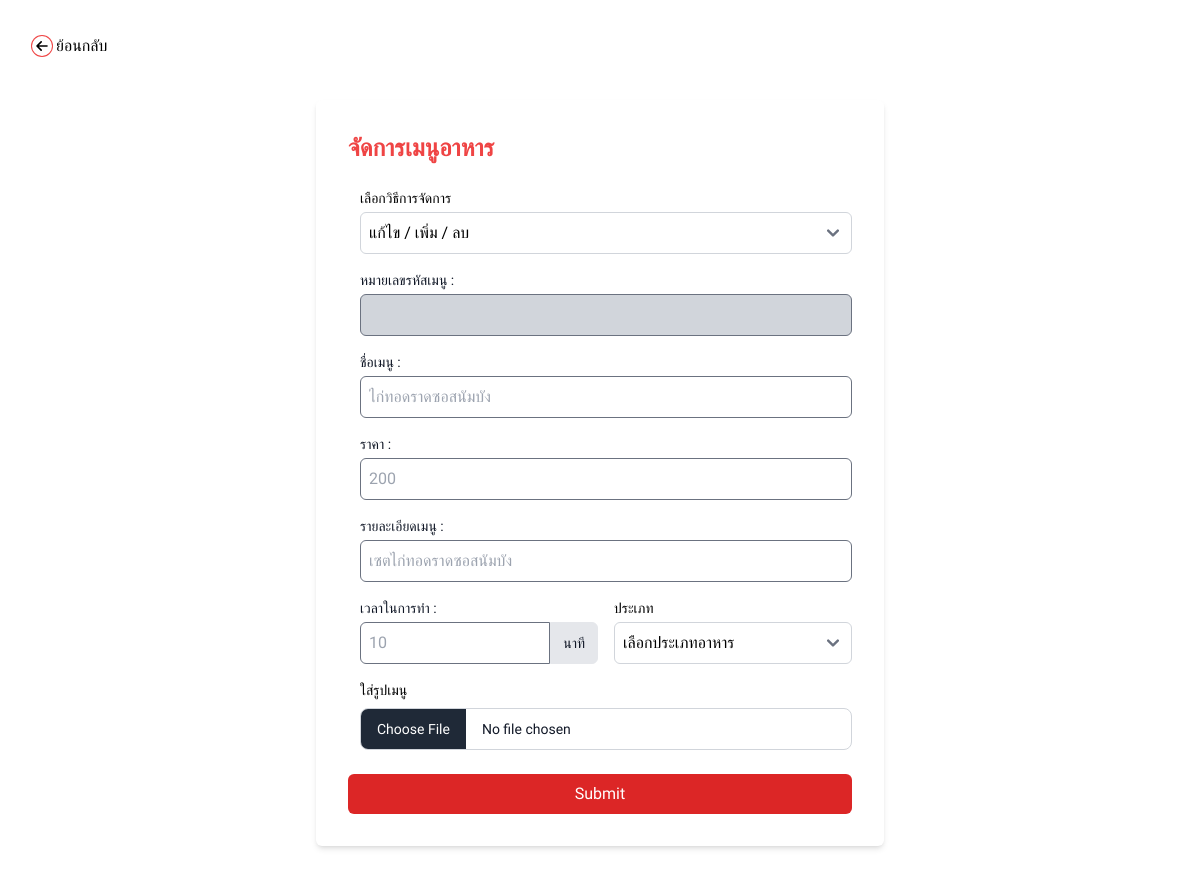
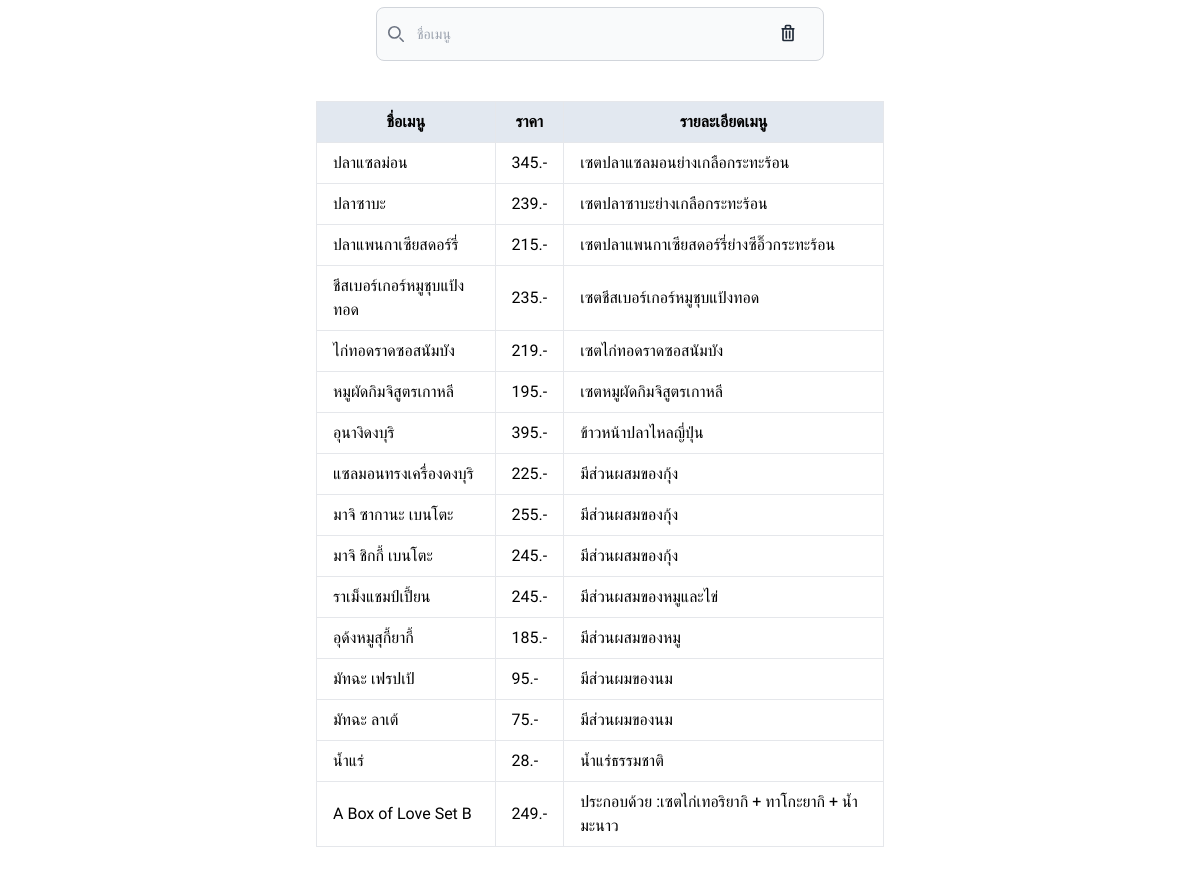
The app's page /employee/manageres/managemenu.php with its own data (2 pictures, top to bottom).
### tables this page shows
CREATE TABLE "menu" (
	"menuId"	INTEGER,
	"menuName"	TEXT NOT NULL,
	"menuImage"	TEXT NOT NULL,
	"menuPrice"	INTEGER NOT NULL,
	"menuDescription"	TEXT NOT NULL,
	"menuTypeId"	INTEGER NOT NULL, menuTime INTEGER,
	PRIMARY KEY("menuId" AUTOINCREMENT)
);

### employee/manageres/managemenu.php (the view, shortened to what this page needs)
<!DOCTYPE html>
<html lang="en">
<head>
    <script src="https://cdn.tailwindcss.com"></script>
    <link href="https://cdnjs.cloudflare.com/ajax/libs/flowbite/2.3.0/flowbite.min.css" rel="stylesheet" />
</head>
<body>
    <div class="bg-white pr-8 pl-8 pb-8">
        <div class="grid place-content-center gap-2 sm:grid-cols-1 md:grid-cols-4 lg:grid-cols-4 mt-[3%]">
            <div class="col-span-3 sm:col-span-4">
                <div id="blaktomenu" class="hover:text-red-600 ">
                    <a href="manageRes.html" class="">
                        <span class="flex ">
                            ย้อนกลับ
                        </span>
                    </a>
                </div>
            </div>
        </div>
        <div class="grid grid-cols-2 gap-2 mt-[3%] max-[650px]:grid-cols-1 sm:grid-cols-1 md:grid-cols-1 lg:grid-cols-1 justify-center">
            <div class="w-1/2 max-[650px]:w-full sm:w-full  md:w-1/2  lg:w-1/2  mx-auto bg-white p-8 rounded-md shadow-md m-2">
                <h2 class="text-red-500 text-2xl font-semibold mb-6">จัดการเมนูอาหาร</h2>
                <form method="post" enctype="multipart/form-data" action="<?php echo $_SERVER['PHP_SELF']; ?>">
                    <div class="ml-3 mb-4">
                        <div class="container mx-auto ">
                            <label for="sele" class="block text-sm font-medium text-black">เลือกวิธีการจัดการ</label>
                            <div class="">
                                <select id="sele" name="sele" class="mt-1  block w-full p-2 border border-gray-300 rounded-md focus:outline-none focus:ring focus:border-black bg-white" required>
                                    <option value="" disabled selected> แก้ไข / เพิ่ม / ลบ</option>
                                </select>
                            </div>
                        </div>
                    </div>
                    <div class="mb-4 ml-3">
                        <label for="name" class="block text-sm font-medium text-gray-900">หมายเลขรหัสเมนู :</label>
                        <input type="number" value="ไม่สามารแก้ไขค่าได้" readonly id="menuId" name="menuId" class="cursor-not-allowed text-gray-700 bg-gray-300 mt-1 p-2 w-full border rounded-md">
                    </div>
                    <div class="mb-4 ml-3">
                        <label for="name" class="block text-sm font-medium text-gray-900">ชื่อเมนู :</label>
                        <input type="text" id="name" name="name" class="mt-1 p-2 w-full border rounded-md" placeholder="ไก่ทอดราดซอสนัมบัง" required>
                    </div>
                    <div class="mb-4 ml-3">
                        <label for="price" class="block text-sm font-medium text-gray-900">ราคา :</label>
                        <input type="number" id="price" name="price" class="mt-1 p-2 w-full border rounded-md" placeholder="200" required>
                    </div>
                    <div class="mb-4 ml-3">
                        <label for="desc" class="block text-sm font-medium text-gray-900">รายละเอียดเมนู :</label>
                        <input type="text" id="desc" name="desc" class="mt-1 p-2 w-full border rounded-md" placeholder="เซตไก่ทอดราดซอสนัมบัง" required>
                    </div>
                    <div class="grid grid-cols-2 gap-4 mt-3 mb-4 ml-3">
                        <div>
                            <label for="time" class="block text-sm font-medium text-gray-900">เวลาในการทำ :</label>
                            <div class=" flex flex-row-reverse mt-1">
                                <span class="inline-flex items-center px-3 text-sm text-gray-900 bg-gray-200 border  rounded-r-md">
                                    นาที
                                </span>
                                <input type="number" id="time" name="time" class=" p-2 w-full border rounded-l-md" placeholder="10" required>
                            </div>
                        </div>
                        <div>
                        <label class="block text-sm font-medium text-black">ประเภท</label>
                            <div class="">
                                <select id="Type" name="Type" class="mt-1 block w-full p-2 border border-gray-300 rounded-md focus:outline-none focus:ring focus:border-black bg-white" required>
                                    <option value="" disabled selected> เลือกประเภทอาหาร</option>
                                </select>
                            </div>
                        </div>
                    </div>
                    <div class="ml-3">
                        <div>
                            <label class="block mb-2 mt-3 text-sm font-medium text-black" for="file_input">ใส่รูปเมนู</label>
                            <input type="file" name="fileName" class="block w-full text-sm text-gray-900 border border-gray-300 rounded-lg cursor-pointer bg-white" id="file_input" type="file">
                        </div>
                    </div>
                    <div class="mt-6">
                        <button type="submit" name="submit" class="w-full px-4 py-2 text-white bg-red-600 rounded-md hover:bg-red-900 focus:outline-none focus:ring focus:border-blue-300">
                            Submit
                        </button>
                    </div>
            </div>
        </div>
    </div>
<?php
$db = new MyDB();
?>
    <form method="GET" class="max-w-md mx-auto">
        <div class="relative">
            <div class="absolute inset-y-0 start-0 flex items-center ps-3 pointer-events-none">
            </div>
            <input type="search" name="menuName" id="default-search" class="block w-full p-4 ps-10 text-sm text-gray-900 border border-gray-300 rounded-lg bg-gray-50 focus:ring-blue-500 focus:border-blue-500 " placeholder="ชื่อเมนู"/>
            <button name="clear" class="flex items-center text-white absolute end-2.5 bottom-2.5 rounded-lg text-sm px-4 py-2"></button>
        </div>
    </form>
    <div class="bg-white pr-8 pl-8 pb-8">
        <div class="flex justify-center">
            <table class="mt-10 w-1/2 border border-collapse ">
                <thead>
                    <tr class="bg-slate-200 w-full">
                        <th class="py-2 px-4 border"> ชื่อเมนู </th>
                        <th class="py-2 px-4 border"> ราคา </th>
                        <th class="py-2 px-4 border"> รายละเอียดเมนู </th>
                    </tr>
                </thead>
                <tbody>
                <?php
$sql = "SELECT * FROM menu;";
$result = $db->query($sql);
if (isset($_GET['searchbutton'])) {
    $show = $_GET['menuName'];
    $sqlforsearch = "SELECT * FROM menu WHERE menuName LIKE '%$show%'";
    $resultforsearch = $db->query($sqlforsearch);
    if ($resultforsearch) {
        while ($row = $resultforsearch->fetchArray(SQLITE3_ASSOC)) {
            $menuId = $row['menuId'];
            $menuName = $row['menuName'];
            $menuPrice = $row['menuPrice'];
            $menuDescription = $row['menuDescription'];
            $menuTypeId = $row['menuTypeId'];
            $menuImage = $row['menuImage'];
            $menuTime = $row['menuTime'];
            echo "<tr class='border'>";
            echo "<td class='py-2 px-4 border'> <a href='javascript:fillForm(\"" . $menuId . "\",\"" . $menuName . "\", \"" . $menuPrice . "\", \"" . $menuDescription . "\", \"" . $menuTypeId . "\", \"" . $menuImage . "\", \"" . $menuTime . "\")'>" . $menuName . "</a> </td>";
            echo "<td class='py-2 px-4 border'> <a href='javascript:fillForm(\"" . $menuId . "\",\"" . $menuName . "\", \"" . $menuPrice . "\", \"" . $menuDescription . "\", \"" . $menuTypeId . "\", \"" . $menuImage . "\", \"" . $menuTime . "\")'>" . $menuPrice . ".- </td>" .
                "<td class='py-2 px-4 border'> <a href='javascript:fillForm(\"" . $menuId . "\",\"" . $menuName . "\", \"" . $menuPrice . "\", \"" . $menuDescription . "\", \"" . $menuTypeId . "\", \"" . $menuImage . "\", \"" . $menuTime . "\")'>" . $menuDescription . "</td>" .
                "</tr>";
        }
    }
} else {
    if ($result) {
        while ($row = $result->fetchArray(SQLITE3_ASSOC)) {
            $menuId = $row['menuId'];
            $menuName = $row['menuName'];
            $menuPrice = $row['menuPrice'];
            $menuDescription = $row['menuDescription'];
            $menuTypeId = $row['menuTypeId'];
            $menuImage = $row['menuImage'];
            $menuTime = $row['menuTime'];
            echo "<tr class='border'>";
            echo "<td class='py-2 px-4 border'> <a href='javascript:fillForm(\"" . $menuId . "\",\"" . $menuName . "\", \"" . $menuPrice . "\", \"" . $menuDescription . "\", \"" . $menuTypeId . "\", \"" . $menuImage . "\", \"" . $menuTime . "\")'>" . $menuName . "</a> </td>";
            echo "<td class='py-2 px-4 border'> <a href='javascript:fillForm(\"" . $menuId . "\",\"" . $menuName . "\", \"" . $menuPrice . "\", \"" . $menuDescription . "\", \"" . $menuTypeId . "\", \"" . $menuImage . "\", \"" . $menuTime . "\")'>" . $menuPrice . ".- </td>" .
                "<td class='py-2 px-4 border'> <a href='javascript:fillForm(\"" . $menuId . "\",\"" . $menuName . "\", \"" . $menuPrice . "\", \"" . $menuDescription . "\", \"" . $menuTypeId . "\", \"" . $menuImage . "\", \"" . $menuTime . "\")'>" . $menuDescription . "</td>" .
                "</tr>";
        }
    }
}
echo "</table>";
?>
        </div>
    </div>
</body>
</html>

### employee/manageres/managemenu.php (style rules this page uses)
body { font-family: Prompt, sans-serif; font-weight: 300; font-style: normal; }

### records on screen
menu: menuName "ปลาแซลม่อน", menuPrice "345", menuDescription "เซตปลาแซลมอนย่างเกลือกระทะร้อน"
menu: menuName "ปลาซาบะ", menuPrice "239", menuDescription "เซตปลาซาบะย่างเกลือกระทะร้อน"
menu: menuName "ปลาแพนกาเซียสดอร์รี่", menuPrice "215", menuDescription "เซตปลาแพนกาเซียสดอร์รี่ย่างซีอิ๊วกระทะร้อน"
menu: menuName "ชีสเบอร์เกอร์หมูชุบแป้งทอด", menuPrice "235", menuDescription "เซตชีสเบอร์เกอร์หมูชุบแป้งทอด"
menu: menuName "ไก่ทอดราดซอสนัมบัง", menuPrice "219", menuDescription "เซตไก่ทอดราดซอสนัมบัง"
menu: menuName "หมูผัดกิมจิสูตรเกาหลี", menuPrice "195", menuDescription "เซตหมูผัดกิมจิสูตรเกาหลี"
menu: menuName "อุนางิดงบุริ", menuPrice "395", menuDescription "ข้าวหน้าปลาไหลญี่ปุ่น"
menu: menuName "แซลมอนทรงเครื่องดงบุริ", menuPrice "225", menuDescription "มีส่วนผสมของกุ้ง"
menu: menuName "มาจิ ซากานะ เบนโตะ", menuPrice "255", menuDescription "มีส่วนผสมของกุ้ง"
menu: menuName "มาจิ ชิกกี้ เบนโตะ", menuPrice "245", menuDescription "มีส่วนผสมของกุ้ง"
menu: menuName "ราเม็งแชมป์เปี้ยน", menuPrice "245", menuDescription "มีส่วนผสมของหมูและไข่"
menu: menuName "อุด้งหมูสุกี้ยากี้", menuPrice "185", menuDescription "มีส่วนผสมของหมู"
menu: menuName "มัทฉะ เฟรปเป้", menuPrice "95", menuDescription "มีส่วนผมของนม"
menu: menuName "มัทฉะ ลาเต้", menuPrice "75", menuDescription "มีส่วนผมของนม"
menu: menuName "น้ำแร่", menuPrice "28", menuDescription "น้ำแร่ธรรมชาติ"
menu: menuName "A Box of Love Set B", menuPrice "249", menuDescription "ประกอบด้วย :เซตไก่เทอริยากิ + ทาโกะยากิ + น้ำมะนาว"
